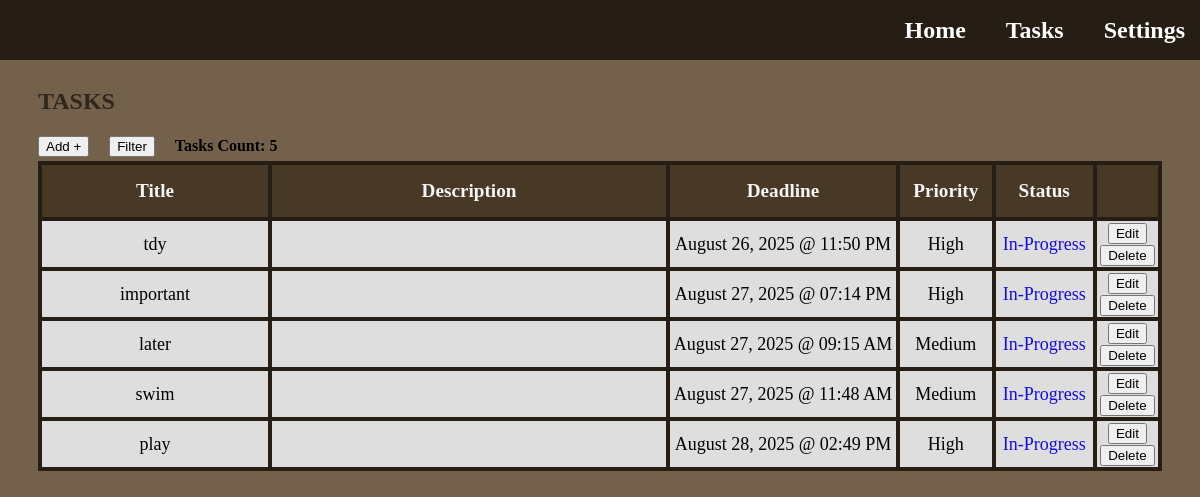
/tasks (signed in), run on an earlier commit of the app's database.
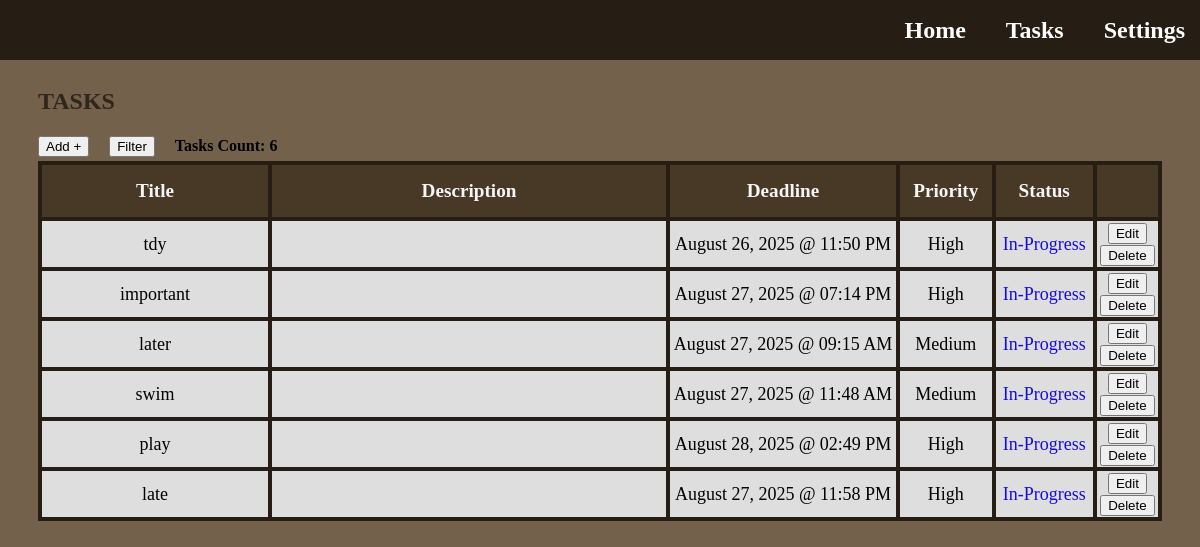
And on a later commit of the database.
### app.py (models this page shows)
class Task(db.Model):
    id = db.Column(db.Integer, primary_key=True)
    title = db.Column(db.String(128), nullable=False)
    description = db.Column(db.Text, nullable=True)
    priority = db.Column(db.String(50), nullable=False)
    deadline = db.Column(db.DateTime, nullable=True)
    status = db.Column(db.String(50), nullable=False, default='In-Progress')
    set_today_reminder = db.Column(db.Boolean, nullable=False, default=True)
    set_tomorrow_reminder = db.Column(db.Boolean, nullable=False, default=True)
    user_id = db.Column(db.Integer, db.ForeignKey('user.id'), nullable=False)
    user = db.relationship('User', backref=db.backref('tasks', lazy=True))

### app.py (the view, shortened to what this page needs)
@app.route('/tasks')
def tasks():
    user_id = session['user_id']
    sort_title = session.get('sort_title')
    sort_type = session.get('sort_type')
    filter_priorities = session.get('filter_priorities', [])
    filter_status = session.get('filter_status', [])
    filter_months = session.get('filter_months', [])
    filter_year = session.get('filter_year', None)
    filter_day = session.get('filter_day', None)
    priority_order_descending = case(
        (Task.priority == 'High', 1),
        (Task.priority == 'Medium', 2),
        (Task.priority == 'Low', 3),
    )
    priority_order_ascending = case(
        (Task.priority == 'Low', 1),
        (Task.priority == 'Medium', 2),
        (Task.priority == 'High', 3),
    )
    status_order_complete = case(
        (Task.status == 'Complete', 1),
        (Task.status == 'In-Progress', 2)
    )
    status_order_in_progress = case(
        (Task.status == 'In-Progress', 1),
        (Task.status == 'Complete', 2)
    )
    query = Task.query.filter_by(user_id=user_id)
    if filter_priorities: # Only true if not empty
        query = query.filter(Task.priority.in_(filter_priorities)) # Filter by checked priorities within given priority list
    if filter_status:
        query = query.filter(Task.status.in_(filter_status)) # Filter by checked status within given status list
    if filter_months:
        query = query.filter(extract('month', Task.deadline).in_(filter_months)) # Filter by checked months within given months list; extract(...) - returns month number from Task columns and matches to filter months list
    if filter_year:
        query = query.filter(extract('year', Task.deadline) == filter_year) # Filter by typed year; extracts year from deadline column in database
    if filter_day:
        query = query.filter(extract('day', Task.deadline) == filter_day) # Filter by typed day; extracts day from deadline column in database
    user_tasks = query.all()  # Get all tasks for this user according to the id, default order is by date task was created from earliest to latest
    user_tasks_count = query.count() # Gets the total count of tasks of the user
    return render_template('tasks.html', tasks=user_tasks, count=user_tasks_count, sort_title=sort_title, sort_type=sort_type, filter_priorities=filter_priorities, filter_status=filter_status, filter_months=filter_months, filter_year=filter_year, filter_day=filter_day)

### templates/tasks.html (shortened to what this page needs)
{% extends "base.html" %}
{% block content %}
  <h1 class="title-page">Tasks</h1>
  <div class="task-features">
    <button href="#" type="button" class="add-button" onclick="openPopup('add-task')">Add +</button>
    <button type="button" class="filter-sort-button" onclick="openPopup('filter-sort-task')">Filter</button>
    <h4>Tasks Count: {{ count }} </h2>
  </div>
  <section class="tasks-section">
      <table class="tasks-table">
        <thead class="table-header">
          <tr>
              <th class="task-title">Title</th>
              <th class="task-description">Description</th>
              <th class="task-deadline">Deadline</th>
              <th class="task-priority">Priority</th>
              <th class="task-status">Status</th>
              <th class="task-options"></th>
          </tr>
        </thead>
        <tbody id="task-body">
          {% for task in tasks %}
          <tr id="task-row">
            <td>{{ task.title }}</td>
            <td>{{ task.description }}</td>
            <td>{{ task.deadline.strftime('%B %d, %Y @ %I:%M %p')  }}</td>
            <td>{{ task.priority }}</td>
            <td class="task-status-data">
              <a href="{{ url_for('change_task_status', task_id=task.id)}}"
              class="task-status {{ task.status | lower | replace(' ', '-') }}">
                {{ task.status }}
              </a>
            </td>
            <td>
              <a>
                <button type="button" class="edit-button" onclick="openEditPopup(this, 'edit-task')"
                  data-id="{{ task.id }}"
                  data-title="{{ task.title }}"
                  data-description="{{ task.description }}"
                  data-priority="{{ task.priority }}"
                  data-deadline="{{ task.deadline.strftime('%B %d %Y @ %I:%M %p')  }}"
                  >
                  Edit
                </button>
              </a>
              <a href="{{ url_for('delete_task', task_id=task.id)}}">
                <button type="button" class="delete-button">Delete</button>
              </a>
            </td>
          </tr>
          {% else %}
          <tr>
            <td colspan="6">No tasks available.</td>
          </tr>
          {% endfor %}
        </tbody>
      </table>
  </section>
{% endblock %}

### templates/base.html (shortened to what this page needs)
<!DOCTYPE html>
<html lang="en">
<head>
    <link rel="stylesheet" href="{{ url_for('static', filename='style.css') }}">
</head>
<body class="homepage">
    <header class="navbar">
        <nav class="navbar-links">
            <a href="{{ url_for('home') }}">Home</a>
            <a href="{{ url_for('tasks') }}">Tasks</a>
            <a href="{{ url_for('settings') }}">Settings</a>
        </nav>
    </header>
    <main>
        {% block content %}{% endblock %}
    </main>
</body>
</html>

### static/style.css (style rules this page uses)
html, body { min-width: 800px; overflow-x: auto; }
.title-page { margin-top: 80px; margin-left: 30px; font-size: x-large; font-weight: bolder; text-transform: uppercase; font-family: 'Lucida Handwriting'; color: #2f261c; }
.homepage { background-color: #74614b; }
.navbar { background-color: #261e14; position: fixed; top: 0; left: 0; width: 100%; height: 60px; padding-left: 5px; display: flex; justify-content: flex-end; align-items: center; z-index: 1000; }
.navbar-links { display: flex; gap: 20px; }
.navbar-links a { font-family: 'Lucida Handwriting'; color: white; margin-right: 20px; font-weight: bold; font-size: 24px; text-decoration: none; }
.tasks-section { margin-left: 30px; margin-right: 30px; display: flex; justify-content: center; }
.tasks-table { border-collapse: collapse; width: 100%; height: 50%; table-layout: fixed; }
.tasks-table th, .tasks-table td { border: 4px solid #261e14; color: black; font-size: large; text-align: center; background: rgb(222, 222, 222); }
.tasks-table th { color: whitesmoke; font-weight: bolder; font-size: larger; height: 50px; background-color: #483826; }
.task-title { width: 20%; }
.task-description { white-space: normal; word-break: break-word; max-width: 400px; width: 35%; }
.task-deadline { width: 20%; }
.task-priority { width: 8%; }
.task-status { width: 8.5%; }
.task-options { width: 8.5; }
.task-status-data { text-decoration: none; color: white }
.task-status.in-progress { color: rgb(22, 11, 224); text-decoration: none; }
.task-features { margin-left: 30px; margin-right: 30px; height: 30px; display: flex; justify-content: flex-start; align-items: center; gap: 20px; }
.add-button { color: black; text-decoration: none; }

What changed in the data, as far as the page shows it:
added Task: title "late", deadline "August 27, 2025 @ 11:58 PM", priority "High", status "In-Progress"
Also different on the page:
{{ count }}: "5" → "6"
